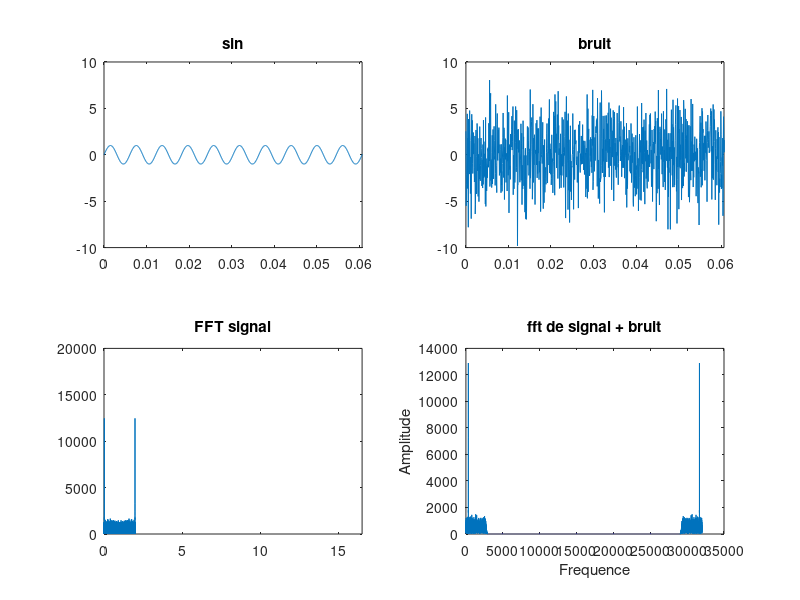
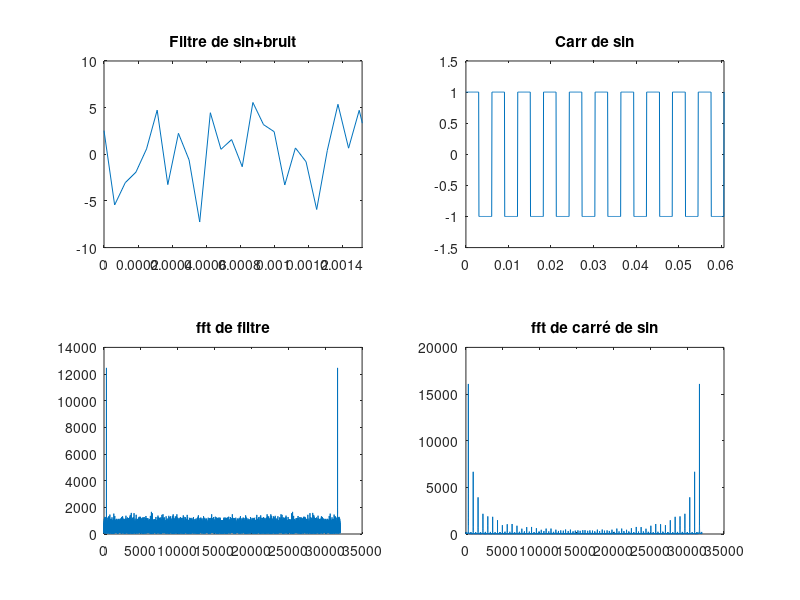

Write MATLAB code to recreate these figures, in order. (Note: this script raises an error after producing the figures.)
clear all;
close all;
 
note2 = [130.81 ,138.59 , 146.83 , 155.56 , 164.81 ,174.61 , 185 , 196 ,207.65,220,233.06,246.94];
note3 = [261.63 ,277.18 , 293.66 , 311.13 , 329.63 ,349.23 , 369.99 , 392 ,415.30,440,466.16,493.88];
note4 = [523.25 ,544.37 , 587.33 , 622.25 , 659.26 ,698.46 , 739.99 , 783.99 ,830.61,880,932.33,987.77];
note5 = [1046.50 ,1108.73 , 1174.66 , 1244.51 , 1318.51 ,1396.91 , 1479.98 , 1567.98 ,1661.22,1760,1864.66,1975.53];
note6 = [2093 ,2217.46 , 2349.32 , 2489.02 , 2637.02 ,2793.83 , 2959.96 , 3135.96 ,3322.44 ,3520,3729.31,3951.07];
 
fnote = note2(5);%On peut le changer comme on veut

fe = 16000;
te = 1/fe;
 
t = 0:te:2;

A =  randi([1 5]);
y_sin = sin(2*pi*fnote*t);
y_carre = square(2*pi*fnote*t);
 

bruit=A*randn(1,length(t));%Bruit
 
Y1 = y_sin+bruit;%Sin + bruit

figure(1);
subplot(2,2,3);
plot(t,abs(fft(Y1)));%Figure de Sin + bruit
title('FFT signal');
axis([0 fnote/10 0 20000]);
%yfiltre = load('Bandpass.mat');%Fs=10000 Fstop1=125 Fpass1 =128 Fpass2 =3952 Fstop2 = 4000
yfiltre = load('Lowpass.mat');
Yfiltre = filter(yfiltre.Num,1,Y1);%Filtre de sin+bruit
 
subplot(2,2,4);%On figure le fft de sin+bruit
Yf_fft = abs(fft(Yfiltre));
plot(Yf_fft);
title('fft de signal + bruit');
xlabel('Frequence');
ylabel('Amplitude');
 
subplot(2,2,2);%On figure le bruit
plot(t,bruit);
title('bruit');
axis([0 10/fnote -10 10]);

subplot(2,2,1);%On figure le sin
plot(t,y_sin);
title('sin');
axis([0 10/fnote -10 10]);

figure(2);
subplot(2,2,1);%On figure le filtre de sin+bruit
plot(t,Y1);
title('Filtre de sin+bruit');
axis([0 0.25/fnote -10 10]);
 
Y_fftFiltre = abs(fft(Y1));

subplot(2,2,3);%On figure le fft de filtre de sin+bruit
plot(Y_fftFiltre);
title('fft de filtre');
 
subplot(2,2,2);%On figure le carré comme le modèle
plot(t,y_carre);
axis([0 10/fnote -1.5 1.5]);
title('Carr de sin');
 
Y_fftSinCarre = abs(fft(y_carre));
subplot(2,2,4);%On figure le fft de carré de sin
plot(Y_fftSinCarre);
title('fft de carré de sin');

disp(lince(max(Y_fftFiltre)))
disp(lince(max(Y_fftSinCarre)))
 
 
 